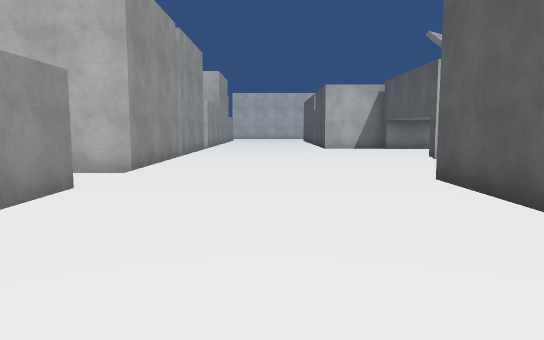
view 1 (above)

20 first-person views from a walk through a Unity game level. The camera is 1.5 m above the floor, tilts 6° down and sees 70° across. The floor is counted in squares, 2 m on a side. Each view is taken from the middle of a square. On the plan, view 1 faces up. The plan holds only what a view shows up to about 12 squares ahead; the rest is blank. The place goes on beyond the plan. Surface patterns are stand-ins for the level's own textures.

view 2
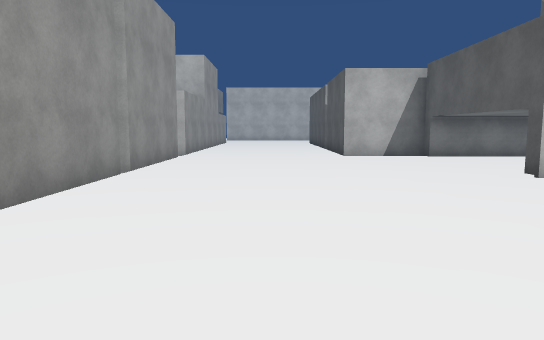

view 3
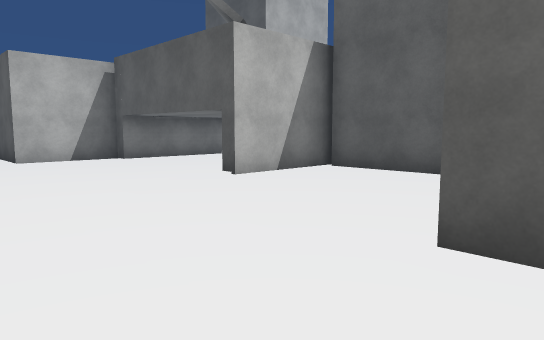

view 4
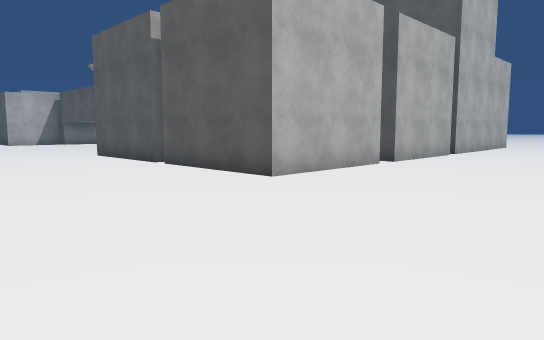

view 5
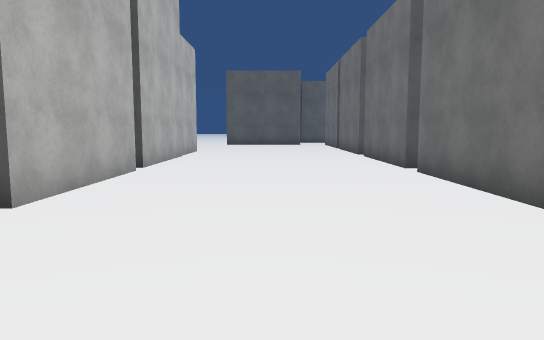

view 6
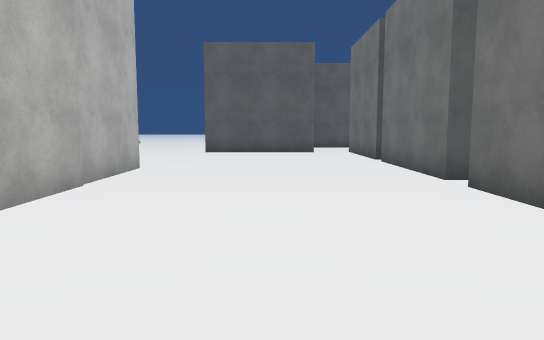

view 7
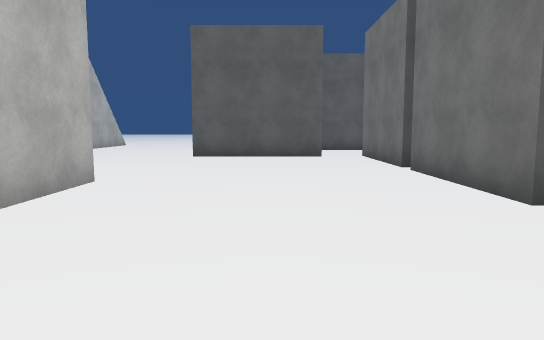

view 8
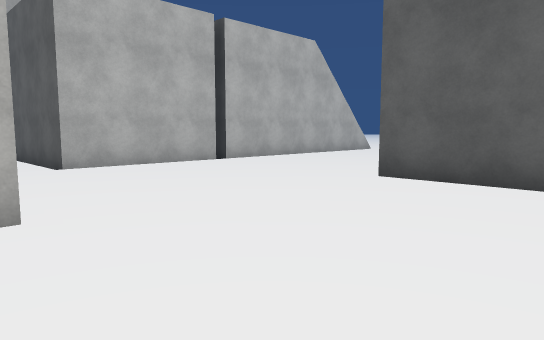

view 9
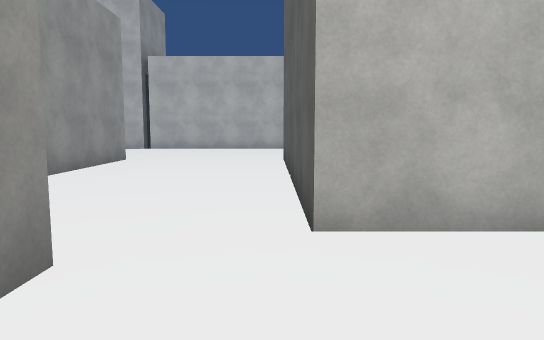

view 10
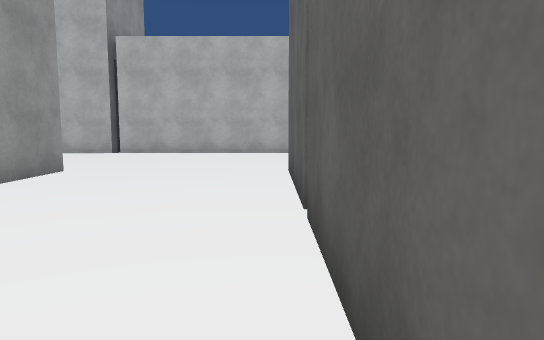

view 11
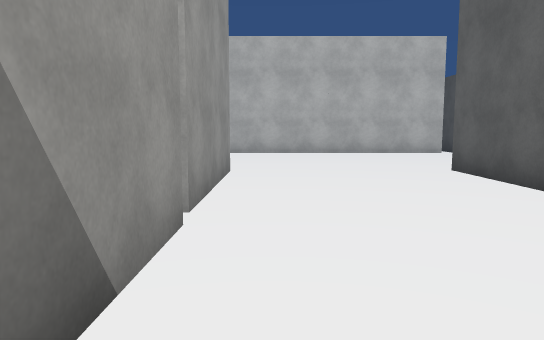

view 12
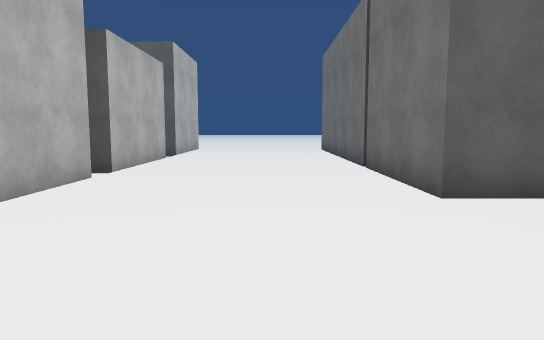

view 13
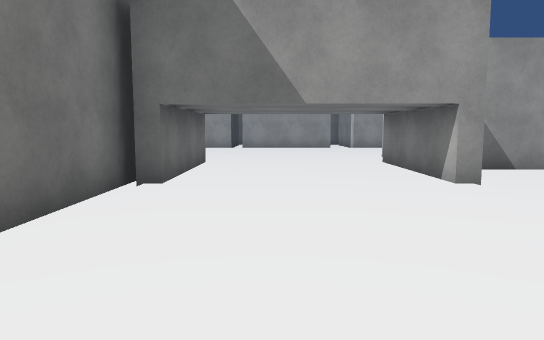

view 14
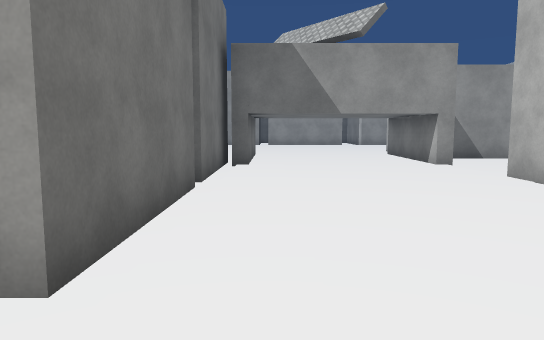

view 15
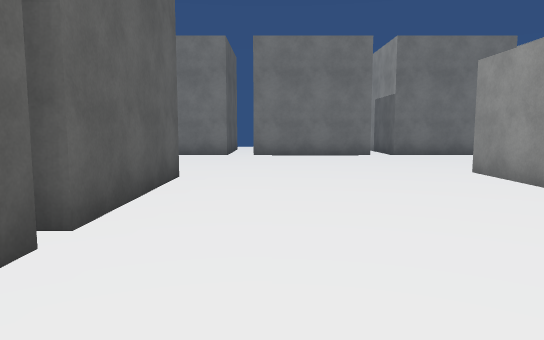

view 16
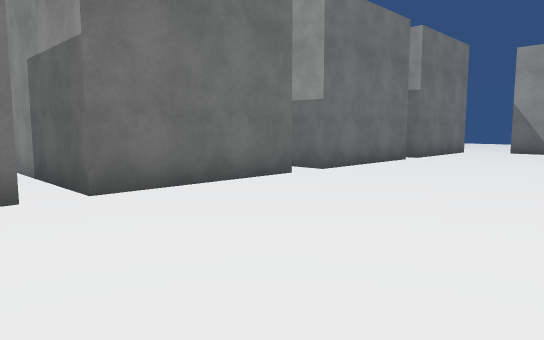

view 17
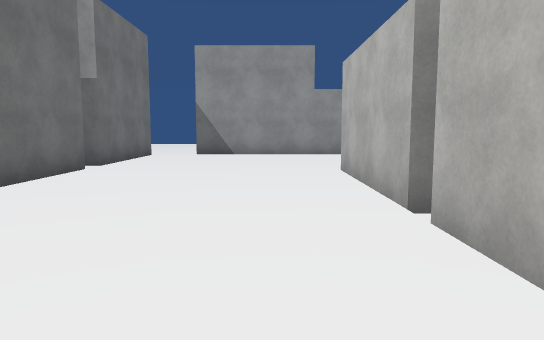

view 18
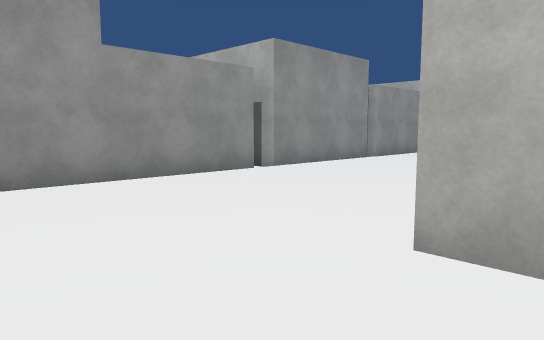

view 19
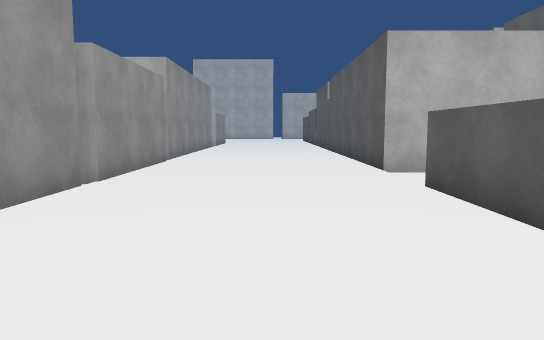

view 20
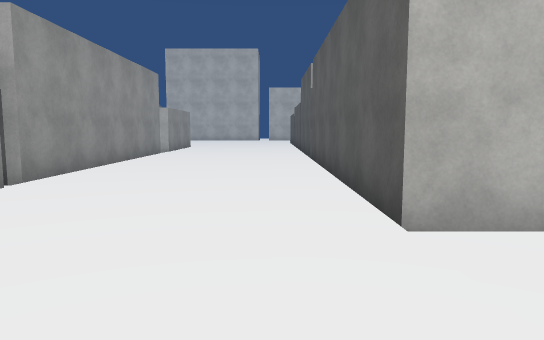

### Floor plan
Points are (right, up) in squares from view 1. A wall is a line through its corners. A room is listed if a view was taken in it or the views show most of it. See-through windows are left out.
Room 1 (views 1, 2, 3, 4, 5, 6, 7, 8, 9, 10, 11, 12, 13, 14, 15, 16, 17, 18, 19, 20)
walls: (2.6, 2.4) (2.6, 6); (-2.5, 4.9) (-2.5, 3.5); (-2.5, 0.1) (-2.5, -1.7); (6.8, 7.6) (6.8, 9.5); (6.1, -1.4) (2.6, -1.4) (2.6, 2.1); (-2.5, 10.5) (-2.5, 6.9) (-3.6, 6.9); (7.5, 10) (10.3, 10); (-4.7, -1.7) (-6, -1.7); (10.3, -1.4) (6.8, -1.4); (-6.5, -1.7) (-10.1, -1.7); (10.8, 10) (14.3, 10) (14.3, 6.4); (2.3, -6.7) (3.9, -6.7); (-8.9, 6.9) (-10, 6.9) (-10, 13.8); (-2.5, 14.4) (-2.5, 10.8); (4.4, 15.1) (2.1, 15.1) (2.1, 16.5); (-2, -6.7) (1.6, -6.7); (6.6, -6.7) (10.1, -6.7); (-10, 2.8) (-10, 5); (14.3, 6) (14.3, 3.9); (-2.5, 16) (-2.5, 15.1); (5.6, 16.5) (5.6, 15.9); (-6.2, -6.7) (-2.5, -6.7); (10.6, -6.7) (14.3, -6.7); (16.8, 2.3) (16.8, 1.6); (13.1, 14.9) (9.5, 14.9); (-10, 14.1) (-10, 15.9); (16.9, -1.4) (10.8, -1.4); (18.3, 6.5) (18.3, 10) (21.9, 10); (-10.6, -6.7) (-7.1, -6.7); (-14.6, 5.1) (-14.6, 1.6); (14.9, -6.7) (18.5, -6.7); (-14.6, 1.1) (-14.6, -5.2); (-14.6, 9) (-14.6, 5.4); (-14.7, -6.7) (-11.2, -6.7); (21.9, 2.7) (18.3, 2.7) (18.3, 6.3); (18.9, -6.7) (22.4, -6.7); (-14.6, 16.1) (-14.6, 9.4); (22, 10) (23.5, 10); (20.3, 14.9) (13.3, 14.9); (21.6, -5.4) (21.6, -1.7); (23.5, 14.9) (20.8, 14.9)
ways out: opening at (22, -6)
objects: other object (5, 10) to (7, 10); other object (5, 15) to (7, 15)

Where each view was taken, in squares from view 1:
view 1: 0 up, 0 right, facing up
view 2: 4 up, 0 right, facing up
view 3: 5 up, 0 right, facing up-right
view 4: 6 down, 2 left, facing up-right
view 5: 4 down, 3 right, facing right
view 6: 4 down, 9 right, facing right
view 7: 4 down, 11 right, facing right
view 8: 5 down, 16 right, facing up-right
view 9: 0 up, 18 right, facing up
view 10: 3 up, 18 right, facing up
view 11: 3 up, 15 right, facing up
view 12: 12 up, 14 right, facing right
view 13: 12 up, 13 right, facing left
view 14: 11 up, 16 right, facing left
view 15: 5 up, 1 right, facing down
view 16: 2 down, 1 left, facing down-left
view 17: 3 down, 3 left, facing left
view 18: 4 down, 9 left, facing up-left
view 19: 0 up, 12 left, facing up
view 20: 4 up, 11 left, facing up
